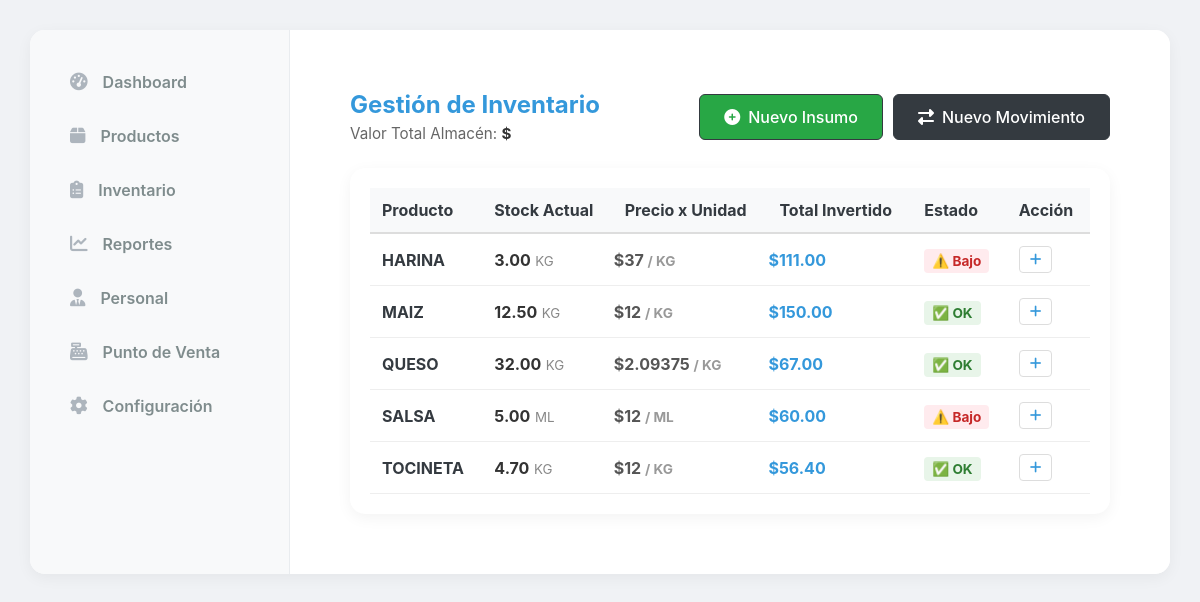
The app's page /inventory/, older data.
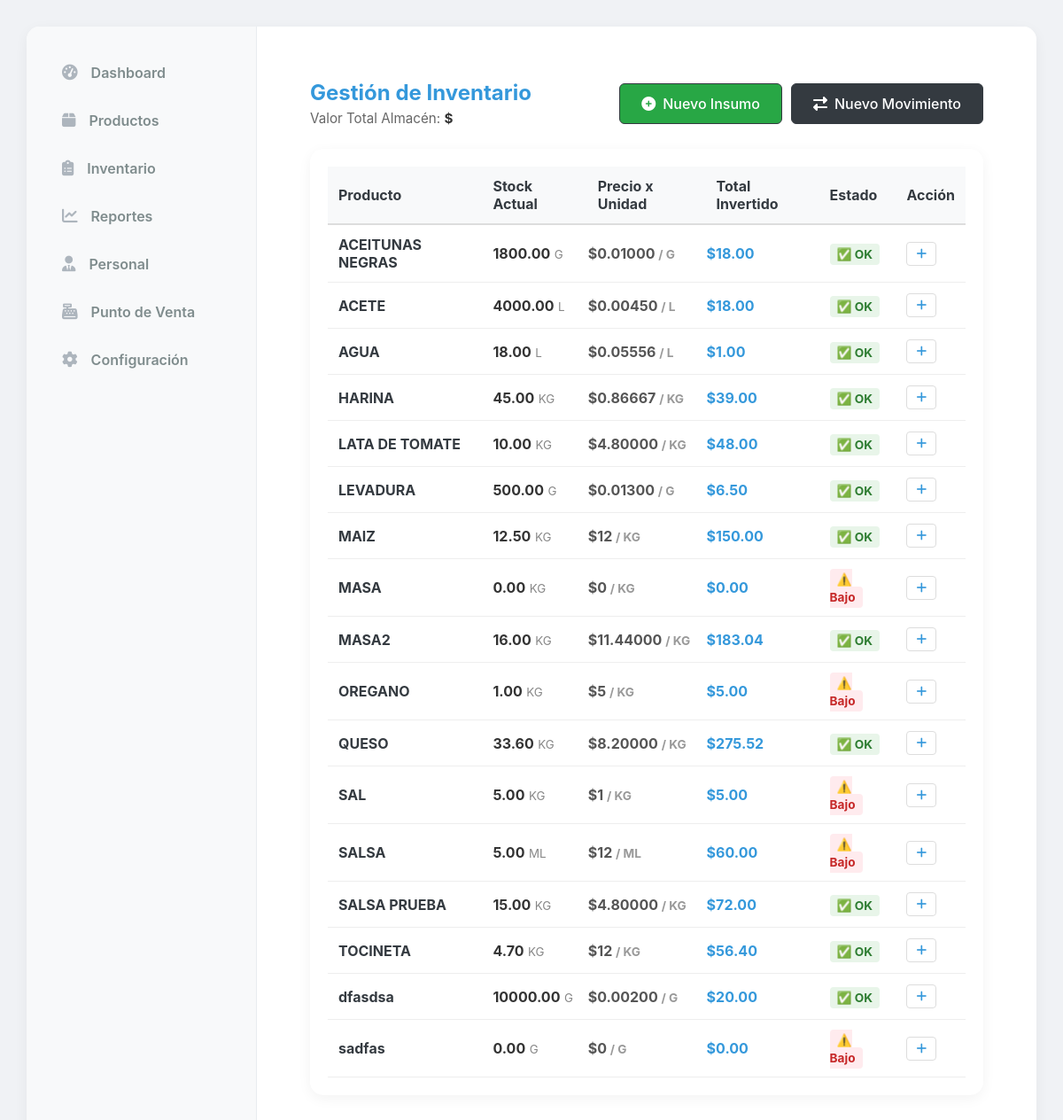
The same page, newer data.
### inventory/models.py (models this page shows, shortened)
class Insumo(models.Model):
    nombre = models.CharField(max_length=200)
    categoria = models.ForeignKey(CategoriaInsumo, on_delete=models.SET_NULL, null=True)
    unidad = models.ForeignKey(UnidadMedida, on_delete=models.PROTECT, verbose_name="Unidad Base (Almacén)")
    costo_unitario = models.DecimalField(max_digits=12, decimal_places=6, default=0, verbose_name="Costo x Gramo ($)")
    stock_actual = models.DecimalField(max_digits=12, decimal_places=3, default=0)
    stock_minimo = models.DecimalField(max_digits=12, decimal_places=3, default=500) # Ej: 500 gramos
    es_materia_prima = models.BooleanField(default=True)
    es_insumo_compuesto = models.BooleanField(default=False)
    @property
    def valor_total_invertido(self):
        return round(self.stock_actual * self.costo_unitario, 2)

class UnidadMedida(models.Model):
    nombre = models.CharField(max_length=50) # Ej: Gramo, Kilogramo, Litro
    codigo = models.CharField(max_length=10) # Ej: g, kg, l
    factor = models.DecimalField(max_digits=10, decimal_places=4, default=1, help_text="1 para Gramos/ML. 1000 para KG/L.")

### inventory/views.py (the view)
# urls.py: path('', views.inventory_index, name='inventory_index'),
def inventory_index(request):
    insumos = Insumo.objects.all().order_by('nombre')
    categorias = CategoriaInsumo.objects.all()
    alertas_stock = insumos.filter(stock_actual__lte=models.F('stock_minimo')).count()
    valor_inventario = 0
    for i in insumos:
        valor_inventario += (i.stock_actual * i.costo_unitario)
    context = {
        'insumos': insumos,
        'categorias': categorias,
        'alertas_stock': alertas_stock,
        'valor_inventario': valor_inventario,
    }
    return render(request, 'inventory/inventory_list.html', context)

### inventory/templates/inventory/inventory_list.html (shortened to what this page needs)
{% extends 'base.html' %}
{% load static %}
{% block content %}
<div style="padding: 20px;">
    <div style="display: flex; justify-content: space-between; align-items: center; margin-bottom: 25px;">
        <div>
            <h2 style="color: var(--primary-blue); margin: 0;">Gestión de Inventario</h2>
            <p style="color: #666; margin: 5px 0 0 0; font-size: 0.95em;">
                Valor Total Almacén: <b style="color: #333;">${{ valor_total|floatformat:2 }}</b>
            </p>
        </div>
        <div style="display: flex; gap: 10px;">
            <a href="{% url 'insumo_create' %}" class="add-btn" style="background-color: #28a745; text-decoration: none; display: flex; align-items: center; gap: 8px;">
                <i class="fas fa-plus-circle"></i> Nuevo Insumo
            </a>
            <a href="{% url 'inventory_move' %}" class="add-btn" style="background-color: #343a40; text-decoration: none; display: flex; align-items: center; gap: 8px;">
                <i class="fas fa-exchange-alt"></i> Nuevo Movimiento
            </a>
        </div>
    </div>
    <div class="card-style" style="overflow-x: auto;">
        <table style="width: 100%; border-collapse: collapse;">
            <thead>
                <tr style="background: #f8f9fa; text-align: left; border-bottom: 2px solid #ddd;">
                    <th style="padding: 12px;">Producto</th>
                    <th style="padding: 12px;">Stock Actual</th>
                    <th style="padding: 12px;">Precio x Unidad</th>
                    <th style="padding: 12px;">Total Invertido</th>
                    <th style="padding: 12px;">Estado</th>
                    <th style="padding: 12px;">Acción</th>
                </tr>
            </thead>
            <tbody>
                {% for insumo in insumos %}
                <tr style="border-bottom: 1px solid #eee;">
                    <td style="padding: 12px; font-weight: bold;">{{ insumo.nombre }}</td>
                    <td style="padding: 12px;">
                        <span style="font-weight: bold; color: #333;">{{ insumo.stock_actual|floatformat:2 }}</span>
                        <small style="color: #888;">{{ insumo.unidad.codigo }}</small>
                    </td>
                    <td style="font-weight: bold; color: #555;">
                        ${{ insumo.costo_unitario|floatformat:-5 }}
                        <span style="font-size: 0.85em; color: #999;">
                            / {{ insumo.unidad.codigo }}
                        </span>
                    </td>
                    <td style="font-weight: bold; color: var(--primary-blue);">
                        ${{ insumo.valor_total_invertido|floatformat:2 }}
                    </td>
                    <td style="padding: 12px;">
                        {% if insumo.stock_actual <= insumo.stock_minimo %}
                            <span style="background: #ffebee; color: #c62828; padding: 4px 8px; border-radius: 4px; font-size: 0.85em; font-weight: bold;">⚠️ Bajo</span>
                        {% else %}
                            <span style="background: #e8f5e9; color: #2e7d32; padding: 4px 8px; border-radius: 4px; font-size: 0.85em; font-weight: bold;">✅ OK</span>
                        {% endif %}
                    </td>
                    <td style="padding: 12px;">
                        <button onclick="abrirModalMovimiento('{{ insumo.id }}', 'ENTRADA')"
                                style="background: none; border: 1px solid #ddd; padding: 5px 10px; border-radius: 4px; cursor: pointer; color: var(--primary-blue);">
                            <i class="fas fa-plus"></i>
                        </button>
                    </td>
                </tr>
                {% empty %}
                <tr><td colspan="6" style="text-align:center; padding:20px;">Sin inventario</td></tr>
                {% endfor %}
            </tbody>
        </table>
    </div>
</div>
{% endblock %}

Row changes from the older to the newer data that the page shows:
added Insumo: nombre "ACEITUNAS NEGRAS", stock_actual "1800.00", unidad.codigo "G", costo_unitario "0.01000", valor_total_invertido "18.00", stock_minimo "✅ OK"
added Insumo: nombre "ACETE", stock_actual "4000.00", unidad.codigo "L", costo_unitario "0.00450", valor_total_invertido "18.00", stock_minimo "✅ OK"
added Insumo: nombre "AGUA", stock_actual "18.00", unidad.codigo "L", costo_unitario "0.05556", valor_total_invertido "1.00", stock_minimo "✅ OK"
changed Insumo "HARINA": stock_actual "3.00" → "45.00"; costo_unitario "37" → "0.86667"; valor_total_invertido "111.00" → "39.00"; stock_actual "⚠️ Bajo" → "✅ OK"
added Insumo: nombre "LATA DE TOMATE", stock_actual "10.00", unidad.codigo "KG", costo_unitario "4.80000", valor_total_invertido "48.00", stock_minimo "✅ OK"
added Insumo: nombre "LEVADURA", stock_actual "500.00", unidad.codigo "G", costo_unitario "0.01300", valor_total_invertido "6.50", stock_minimo "✅ OK"
added Insumo: nombre "MASA", stock_actual "0.00", unidad.codigo "KG", costo_unitario "0", valor_total_invertido "0.00", stock_minimo "⚠️ Bajo"
added Insumo: nombre "MASA2", stock_actual "16.00", unidad.codigo "KG", costo_unitario "11.44000", valor_total_invertido "183.04", stock_minimo "✅ OK"
added Insumo: nombre "OREGANO", stock_actual "1.00", unidad.codigo "KG", costo_unitario "5", valor_total_invertido "5.00", stock_minimo "⚠️ Bajo"
changed Insumo "QUESO": stock_actual "32.00" → "33.60"; costo_unitario "2.09375" → "8.20000"; valor_total_invertido "67.00" → "275.52"
added Insumo: nombre "SAL", stock_actual "5.00", unidad.codigo "KG", costo_unitario "1", valor_total_invertido "5.00", stock_minimo "⚠️ Bajo"
added Insumo: nombre "SALSA PRUEBA", stock_actual "15.00", unidad.codigo "KG", costo_unitario "4.80000", valor_total_invertido "72.00", stock_minimo "✅ OK"
added Insumo: nombre "dfasdsa", stock_actual "10000.00", unidad.codigo "G", costo_unitario "0.00200", valor_total_invertido "20.00", stock_minimo "✅ OK"
added Insumo: nombre "sadfas", stock_actual "0.00", unidad.codigo "G", costo_unitario "0", valor_total_invertido "0.00", stock_minimo "⚠️ Bajo"
